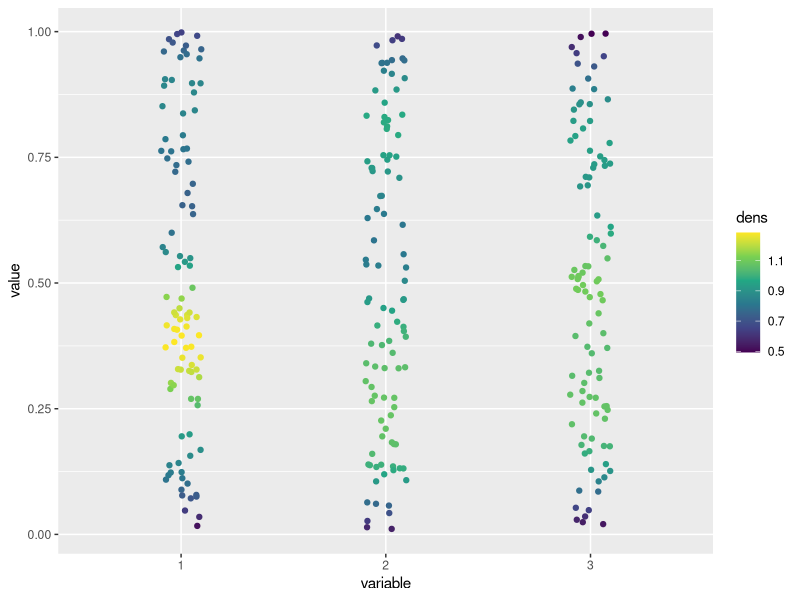

Write R code to recreate this figure.

# functions needed to make 1D heat scatter plot ---------------------------
library(tidyverse)
library(reshape2)


# melt and calculate density 
calc_density_melt <- function(df, variable = "variable", value = "value"){
  df %>% melt() %>% group_by(!! sym(variable))  %>% mutate(dens = approxfun(density(!! sym(value)))(!! sym(value))) %>% ungroup() %>% print()
}

# calculate density on previously melt() object
calc_density <- function(df, variable = "variable", value = "value"){
  df %>% group_by(!! sym(variable))  %>% mutate(dens = approxfun(density(!! sym(value)))(!! sym(value))) %>% ungroup() %>% print()
}


# plot heat scatter
heat_scatter <- function(df, variable = "variable", value = "value", dens = "dens", scatter_width = 0.1){
  
  plot_object <- ggplot(df) + geom_jitter(aes(x = !! sym(variable),y = !! sym(value), color = !! sym(dens)), width = scatter_width) + scale_color_viridis_c()
  
  print(plot_object)
}






# example -----------------------------------------------------------------
df <- tibble("1" = runif(100), "2" = runif(100), "3" = runif(100))

heat_scatter(calc_density_melt(df))


